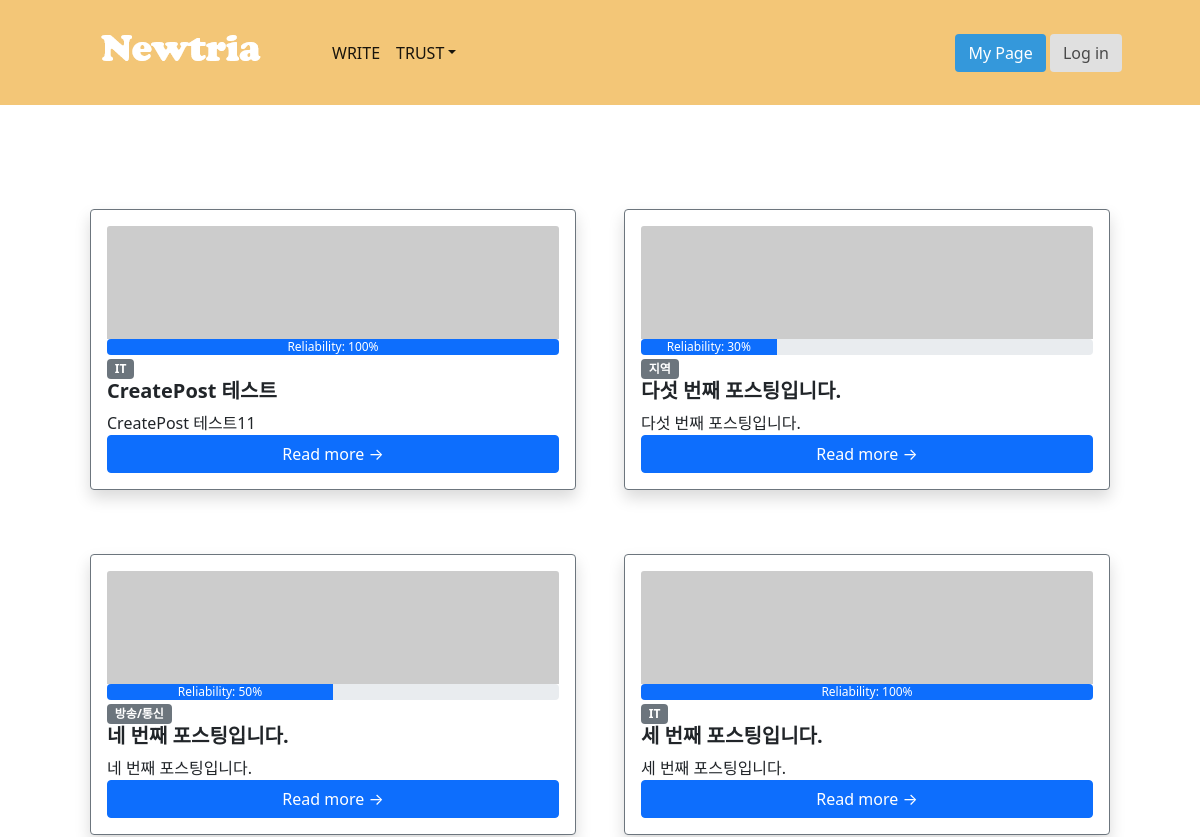
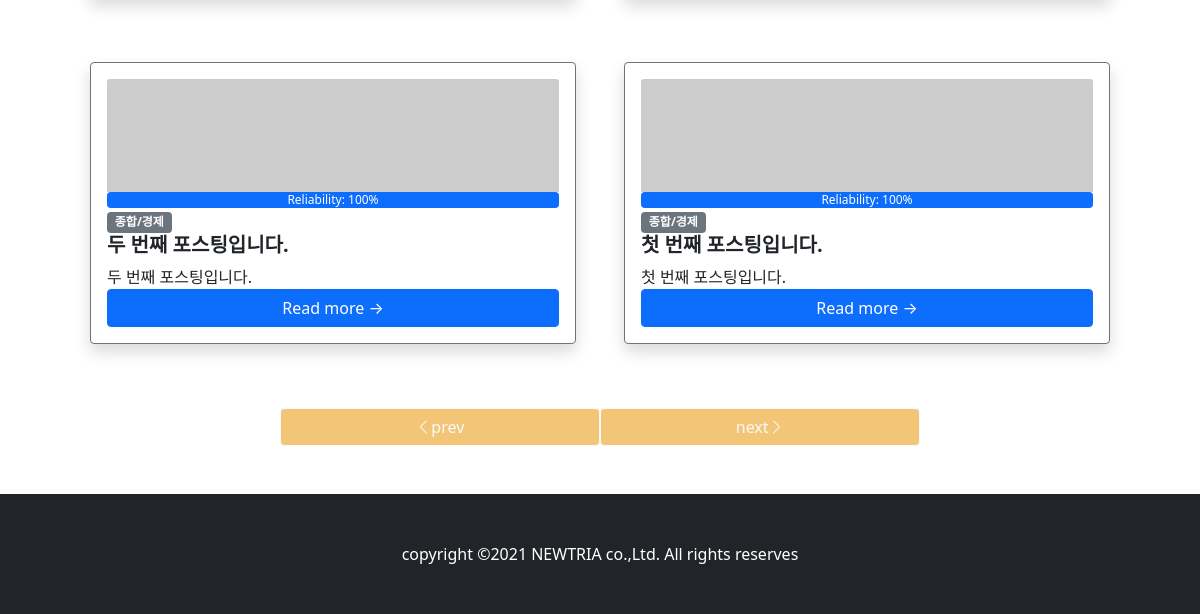
The page /posting/ on the database as committed earlier (2 pictures, top to bottom).
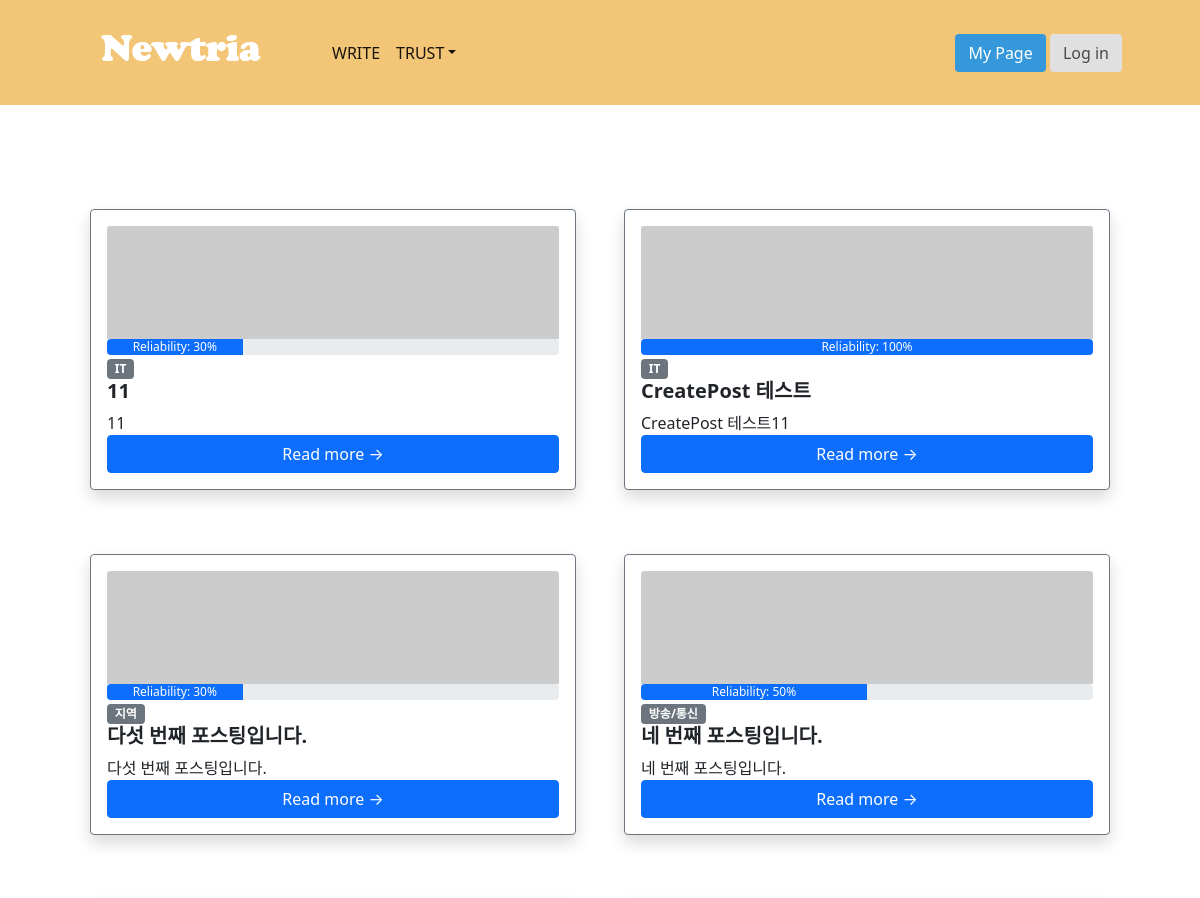
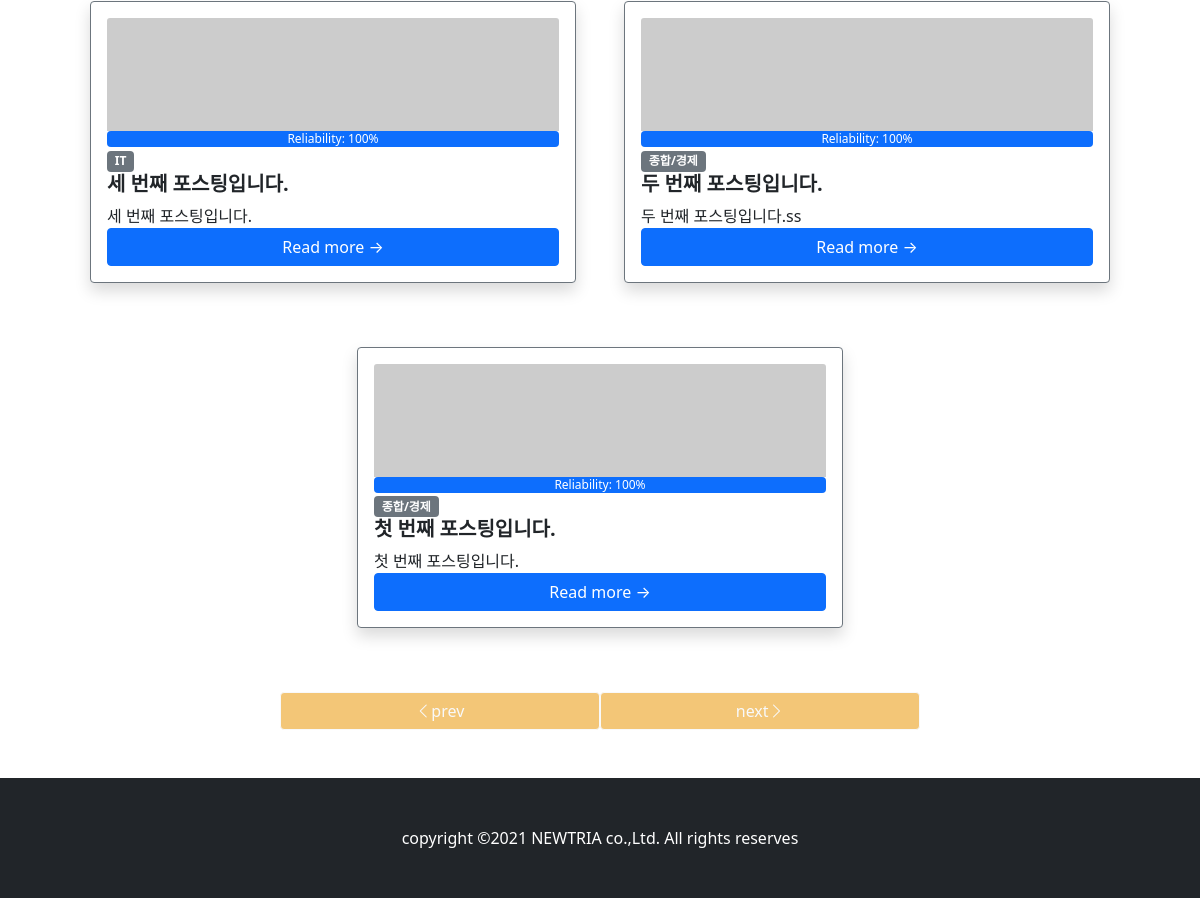
The same page on the database as committed later (2 pictures, top to bottom).
### posting/models.py (models this page shows, shortened)
class Post(models.Model):
    title=models.CharField(max_length=30)
    reliability=models.IntegerField()
    content=models.TextField()
    head_image = models.ImageField(upload_to='posting/images/%Y/%m/%d/', blank=True)
    created_at=models.DateTimeField(auto_now_add=True)
    updated_at=models.DateTimeField(auto_now=True)
    category = models.ForeignKey(Category, null=True, blank=True, on_delete=models.SET_NULL)
    author = models.ForeignKey(User, null=True, on_delete=models.SET_NULL)
    def get_absolute_url(self):
        return f'/posting/{self.pk}/'

class Category(models.Model):
    name = models.CharField(max_length=50, unique=True)
    slug = models.SlugField(max_length=200, unique=True, blank=True, allow_unicode=True)
    def __str__(self):
        return self.name
    class Meta:
        verbose_name_plural = 'Categories'

### posting/views.py (the view)
# urls.py: path('', views.PostList.as_view()),
class PostList(ListView):
    model = Post
    ordering = '-pk'
    def get_context_data(self, *, object_list=None, **kwargs):
        context = super(PostList, self).get_context_data()
        context['categories'] = Category.objects.all()
        context['no_category_post_count'] = Post.objects.filter(category=None).count()
        return context

### posting/templates/posting/post_list.html
{% extends 'posting/base.html' %}
{% block main_area %}
        <section class="py-5">
            <div class="container px-4 px-lg-5 mt-2">
                <div class="row gx-4 gx-lg-5 row-cols-1 row-cols-md-2 row-cols-xl-2 justify-content-center">
                  {% if post_list.exists %}
                  {% for p in post_list %}
                    <div class="col mb-3">
                        <div class="card h-70 border-secondary shadow p-3 mb-5 bg-white rounded">
                            {% if p.head_image %}
                            <img class="card-img-top" src="{{ p.head_image.url }}" alt="..." />
                            {% else %}
                            <img class="card-img-top" src="https://picsum.photos/seed/{{ p.id }}/800/200" alt="random_image">
                            {% endif %}
                            <div class="progress">
                                <div class="progress-bar" style="width: {{p.reliability}}%">Reliability: {{p.reliability}}%</div>
                            </div>
                            <div>
                                {% if p.category %}
                                    <span class="badge bg-secondary float-right">{{p.category}}</span>
                                {% endif %}
                            </div>
                                    <h5 class="fw-bolder">{{ p.title }}</h5>
                                    {{ p.content }}
                            <a class="btn btn-primary" href="{{ p.get_absolute_url }}">Read more →</a>
                    </div>
                    </div>
              {% endfor %}
                  {% else %}
                  <h2>아직 게시물이 없습니다.</h2>
              {% endif %}
                </div>
            </div>
  <div class="container px-4 px-lg-5">
                <div class="row gx-4 gx-lg-5 row-cols-1 row-cols-md-2 row-cols-xl-2 justify-content-center">
                    <button type="button" class="btn btn-outline-light" style="background-color: #f3c677; width: 30%;">
                        <i class="bi bi-chevron-left"></i>prev
                    </button>
                    <button type="button" class="btn btn-outline-light" style="background-color: #f3c677; width: 30%;">
                        next<i class="bi bi-chevron-right"></i>
                    </button>
                </div>
            </div>
        </section>
{% endblock %}

### posting/templates/posting/base.html (shortened to what this page needs)
<!DOCTYPE html>
{% load static %}
<html lang="en">
    <head>
        <link href="https://cdn.jsdelivr.net/npm/bootstrap-icons@1.5.0/font/bootstrap-icons.css" rel="stylesheet" />
        <link href="{% static 'posting/css/styles.css' %}" rel="stylesheet" type="text/css" media="screen">
    </head>
    <body>
    {% include 'posting/navbar.html' %}
          <div class="container mt-5">
            <div class="row">
                  {% block main_area %}
                  {% endblock %}
            </div>
          </div>
    </body>
    {% include 'posting/footer.html' %}
</html>

### posting/templates/posting/navbar.html (shortened to what this page needs)
{% load static %}
<nav class="navbar navbar-expand-lg navbar-light" style="background-color: #f3c677;">
            <div class="container px-4 px-lg-5">
                <a class="navbar-brand" href="/posting/">
                    <img src="{% static 'posting/img/logo.png' %}"  alt="logo">
                </a>
                <div class="collapse navbar-collapse" id="navbarSupportedContent">
                    <ul class="navbar-nav me-auto mb-2 mb-lg-0 ms-lg-4">
                        <li class="nav-item"><a class="nav-link active" aria-current="page" href="/posting/create_post">WRITE</a></li>
                        <li class="nav-item dropdown">
                            <a class="nav-link active dropdown-toggle" id="navbarDropdown" href="#" role="button" data-bs-toggle="dropdown" aria-expanded="false">TRUST</a>
                        </li>
                    </ul>
                    <form class="d-grid gap-2 d-md-block">
                        <button class="btn" style="background-color: #3498db; color:white;" type="submit" value="MyPage">
                            My Page
                        </button>
                        {% if user.is_authenticated %}
                        <a class="btn" style="background-color: #E0E0E0; color:#494949;" href="{% url 'account_logout' %}"type="submit" value="SignUp">
                            Log out
                        </a>
                        {% else %}
                        <a class="btn" style="background-color: #E0E0E0; color:#494949;" type="submit" value="SignUp" href="{% url 'account_login' %}">
                            Log in
                        </a>
                        {% endif %}
                    </form>
                </div>
            </div>
        </nav>

### posting/templates/posting/footer.html (shortened to what this page needs)
{% load static %}
        <footer class="py-5 bg-dark">
            <div class="container"><p class="m-0 text-center text-white">copyright &copy;2021 NEWTRIA co.,Ltd. All rights reserves</p></div>
        </footer>

Rows that differ between the two databases and show on the page:
added Post: reliability "30", category "IT", title "11", content "11"
changed Post "두 번째 포스팅입니다.": content "두 번째 포스팅입니다." → "두 번째 포스팅입니다.ss"
